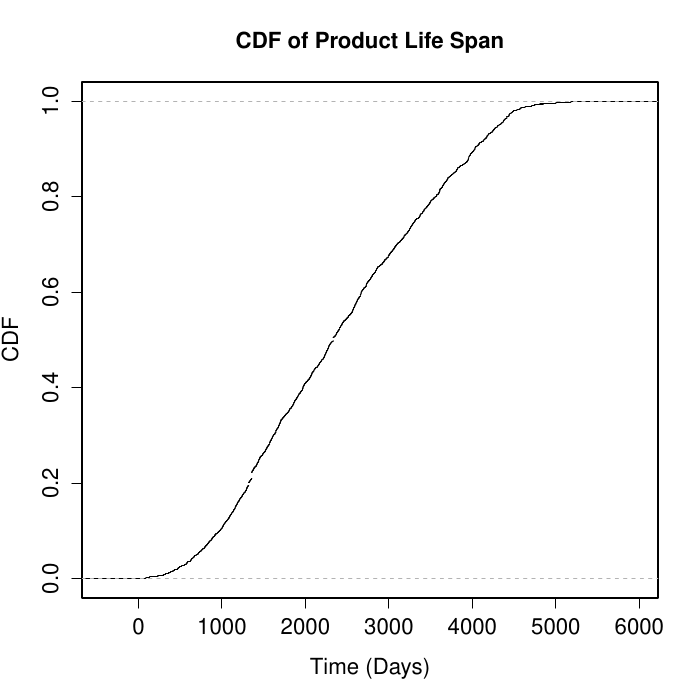

Recreate this plot in R.
data <- scan("lifetime_data")
pdf("cdf_lifespan.pdf")

#hist(data, main="Histogram of Product Lifetime", xlab="# Days")

plot.ecdf(data, main="CDF of Product Life Span", xlab="Time (Days)", ylab="CDF")
dev.off()
